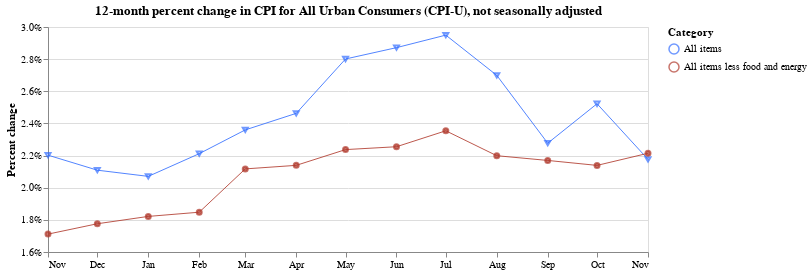

Notebook source saved alongside this figure:
### Code cell
base = alt.Chart(
    two_cats,
    title="12-month percent change in CPI for All Urban Consumers (CPI-U), not seasonally adjusted"
).encode(
    x=alt.X(
        "date:T",
        timeUnit="utcyearmonth",
        axis=alt.Axis(
            title=None,
            labelAngle=0,
            grid=False,
            format="%b"
        )
    ),
    y=alt.Y(
        "pct_change:Q",
        axis=alt.Axis(title="Percent change", format='%'),
        scale=alt.Scale(domain=[0.016, 0.03])
    ),
    color=alt.Color(
        "series_items_name:N",
        legend=alt.Legend(title="Category"),
        scale=alt.Scale(range=["#336EFF", "#B03A2E",])
    )
)

line = base.mark_line(strokeWidth=0.85)
exes = base.transform_filter(alt.datum.series_items_name == 'All items').mark_point(shape="triangle-down", size=25)
points = base.transform_filter(alt.datum.series_items_name == 'All items less food and energy').mark_point(size=25, fill="#B03A2E")

(line + exes + points).properties(width=600, height=225)

### Figure 1 — Vega-Lite specification as saved in the notebook (floating-point values rounded to 4 significant figures)
{"$schema": "https://vega.github.io/schema/vega-lite/v2.6.0.json", "config": {"view": {"height": 300, "width": 400}}, "datasets": {"data-3fc58f6ed809a1589b89c2781127c05e": [{"date": "2017-11-01", "pct_change": 0.02203, "period_abbreviation": "NOV", "period_code": "M11", "period_id": "M11", "period_month": 11, "period_name": "November", "period_type": "monthly", "series_area_code": "0000", "series_area_id": "0000", "series_area_name": "U.S. city average", "series_id": "CUUR0000SA0", "series_items_code": "SA0", "series_items_id": "SA0", "series_items_name": "All items", "series_periodicity_code": "R", "series_periodicity_id": "R", "series_periodicity_name": "Monthly", "series_seasonally_adjusted": false, "series_survey": "All urban consumers", "series_title": "All items in U.S. city average, all urban consumers, not seasonally adjusted", "value": 246.7, "year": 2017}, {"date": "2017-12-01", "pct_change": 0.02109, "period_abbreviation": "DEC", "period_code": "M12", "period_id": "M12", "period_month": 12, "period_name": "December", "period_type": "monthly", "series_area_code": "0000", "series_area_id": "0000", "series_area_name": "U.S. city average", "series_id": "CUUR0000SA0", "series_items_code": "SA0", "series_items_id": "SA0", "series_items_name": "All items", "series_periodicity_code": "R", "series_periodicity_id": "R", "series_periodicity_name": "Monthly", "series_seasonally_adjusted": false, "series_survey": "All urban consumers", "series_title": "All items in U.S. city average, all urban consumers, not seasonally adjusted", "value": 246.5, "year": 2017}, {"date": "2018-01-01", "pct_change": 0.02071, "period_abbreviation": "JAN", "period_code": "M01", "period_id": "M01", "period_month": 1, "period_name": "January", "period_type": "monthly", "series_area_code": "0000", "series_area_id": "0000", "series_area_name": "U.S. city average", "series_id": "CUUR0000SA0", "series_items_code": "SA0", "series_items_id": "SA0", "series_items_name": "All items", "series_periodicity_code": "R", "series_periodicity_id": "R", "series_periodicity_name": "Monthly", "series_seasonally_adjusted": false, "series_survey": "All urban consumers", "series_title": "All items in U.S. city average, all urban consumers, not seasonally adjusted", "value": 247.9, "year": 2018}, {"date": "2018-02-01", "pct_change": 0.02212, "period_abbreviation": "FEB", "period_code": "M02", "period_id": "M02", "period_month": 2, "period_name": "February", "period_type": "monthly", "series_area_code": "0000", "series_area_id": "0000", "series_area_name": "U.S. city average", "series_id": "CUUR0000SA0", "series_items_code": "SA0", "series_items_id": "SA0", "series_items_name": "All items", "series_periodicity_code": "R", "series_periodicity_id": "R", "series_periodicity_name": "Monthly", "series_seasonally_adjusted": false, "series_survey": "All urban consumers", "series_title": "All items in U.S. city average, all urban consumers, not seasonally adjusted", "value": 249.0, "year": 2018}, {"date": "2018-03-01", "pct_change": 0.0236, "period_abbreviation": "MAR", "period_code": "M03", "period_id": "M03", "period_month": 3, "period_name": "March", "period_type": "monthly", "series_area_code": "0000", "series_area_id": "0000", "series_area_name": "U.S. city average", "series_id": "CUUR0000SA0", "series_items_code": "SA0", "series_items_id": "SA0", "series_items_name": "All items", "series_periodicity_code": "R", "series_periodicity_id": "R", "series_periodicity_name": "Monthly", "series_seasonally_adjusted": false, "series_survey": "All urban consumers", "series_title": "All items in U.S. city average, all urban consumers, not seasonally adjusted", "value": 249.6, "year": 2018}, {"date": "2018-04-01", "pct_change": 0.02463, "period_abbreviation": "APR", "period_code": "M04", "period_id": "M04", "period_month": 4, "period_name": "April", "period_type": "monthly", "series_area_code": "0000", "series_area_id": "0000", "series_area_name": "U.S. city average", "series_id": "CUUR0000SA0", "series_items_code": "SA0", "series_items_id": "SA0", "series_items_name": "All items", "series_periodicity_code": "R", "series_periodicity_id": "R", "series_periodicity_name": "Monthly", "series_seasonally_adjusted": false, "series_survey": "All urban consumers", "series_title": "All items in U.S. city average, all urban consumers, not seasonally adjusted", "value": 250.5, "year": 2018}, {"date": "2018-05-01", "pct_change": 0.02801, "period_abbreviation": "MAY", "period_code": "M05", "period_id": "M05", "period_month": 5, "period_name": "May", "period_type": "monthly", "series_area_code": "0000", "series_area_id": "0000", "series_area_name": "U.S. city average", "series_id": "CUUR0000SA0", "series_items_code": "SA0", "series_items_id": "SA0", "series_items_name": "All items", "series_periodicity_code": "R", "series_periodicity_id": "R", "series_periodicity_name": "Monthly", "series_seasonally_adjusted": false, "series_survey": "All urban consumers", "series_title": "All items in U.S. city average, all urban consumers, not seasonally adjusted", "value": 251.6, "year": 2018}, {"date": "2018-06-01", "pct_change": 0.02872, "period_abbreviation": "JUN", "period_code": "M06", "period_id": "M06", "period_month": 6, "period_name": "June", "period_type": "monthly", "series_area_code": "0000", "series_area_id": "0000", "series_area_name": "U.S. city average", "series_id": "CUUR0000SA0", "series_items_code": "SA0", "series_items_id": "SA0", "series_items_name": "All items", "series_periodicity_code": "R", "series_periodicity_id": "R", "series_periodicity_name": "Monthly", "series_seasonally_adjusted": false, "series_survey": "All urban consumers", "series_title": "All items in U.S. city average, all urban consumers, not seasonally adjusted", "value": 252.0, "year": 2018}, {"date": "2018-07-01", "pct_change": 0.0295, "period_abbreviation": "JUL", "period_code": "M07", "period_id": "M07", "period_month": 7, "period_name": "July", "period_type": "monthly", "series_area_code": "0000", "series_area_id": "0000", "series_area_name": "U.S. city average", "series_id": "CUUR0000SA0", "series_items_code": "SA0", "series_items_id": "SA0", "series_items_name": "All items", "series_periodicity_code": "R", "series_periodicity_id": "R", "series_periodicity_name": "Monthly", "series_seasonally_adjusted": false, "series_survey": "All urban consumers", "series_title": "All items in U.S. city average, all urban consumers, not seasonally adjusted", "value": 252.0, "year": 2018}, {"date": "2018-08-01", "pct_change": 0.02699, "period_abbreviation": "AUG", "period_code": "M08", "period_id": "M08", "period_month": 8, "period_name": "August", "period_type": "monthly", "series_area_code": "0000", "series_area_id": "0000", "series_area_name": "U.S. city average", "series_id": "CUUR0000SA0", "series_items_code": "SA0", "series_items_id": "SA0", "series_items_name": "All items", "series_periodicity_code": "R", "series_periodicity_id": "R", "series_periodicity_name": "Monthly", "series_seasonally_adjusted": false, "series_survey": "All urban consumers", "series_title": "All items in U.S. city average, all urban consumers, not seasonally adjusted", "value": 252.1, "year": 2018}, {"date": "2018-09-01", "pct_change": 0.02277, "period_abbreviation": "SEP", "period_code": "M09", "period_id": "M09", "period_month": 9, "period_name": "September", "period_type": "monthly", "series_area_code": "0000", "series_area_id": "0000", "series_area_name": "U.S. city average", "series_id": "CUUR0000SA0", "series_items_code": "SA0", "series_items_id": "SA0", "series_items_name": "All items", "series_periodicity_code": "R", "series_periodicity_id": "R", "series_periodicity_name": "Monthly", "series_seasonally_adjusted": false, "series_survey": "All urban consumers", "series_title": "All items in U.S. city average, all urban consumers, not seasonally adjusted", "value": 252.4, "year": 2018}, {"date": "2018-10-01", "pct_change": 0.02522, "period_abbreviation": "OCT", "period_code": "M10", "period_id": "M10", "period_month": 10, "period_name": "October", "period_type": "monthly", "series_area_code": "0000", "series_area_id": "0000", "series_area_name": "U.S. city average", "series_id": "CUUR0000SA0", "series_items_code": "SA0", "series_items_id": "SA0", "series_items_name": "All items", "series_periodicity_code": "R", "series_periodicity_id": "R", "series_periodicity_name": "Monthly", "series_seasonally_adjusted": false, "series_survey": "All urban consumers", "series_title": "All items in U.S. city average, all urban consumers, not seasonally adjusted", "value": 252.9, "year": 2018}, {"date": "2018-11-01", "pct_change": 0.02177, "period_abbreviation": "NOV", "period_code": "M11", "period_id": "M11", "period_month": 11, "period_name": "November", "period_type": "monthly", "series_area_code": "0000", "series_area_id": "0000", "series_area_name": "U.S. city average", "series_id": "CUUR0000SA0", "series_items_code": "SA0", "series_items_id": "SA0", "series_items_name": "All items", "series_periodicity_code": "R", "series_periodicity_id": "R", "series_periodicity_name": "Monthly", "series_seasonally_adjusted": false, "series_survey": "All urban consumers", "series_title": "All items in U.S. city average, all urban consumers, not seasonally adjusted", "value": 252.0, "year": 2018}, {"date": "2017-11-01", "pct_change": 0.01711, "period_abbreviation": "NOV", "period_code": "M11", "period_id": "M11", "period_month": 11, "period_name": "November", "period_type": "monthly", "series_area_code": "0000", "series_area_id": "0000", "series_area_name": "U.S. city average", "series_id": "CUUR0000SA0L1E", "series_items_code": "SA0L1E", "series_items_id": "SA0L1E", "series_items_name": "All items less food and energy", "series_periodicity_code": "R", "series_periodicity_id": "R", "series_periodicity_name": "Monthly", "series_seasonally_adjusted": false, "series_survey": "All urban consumers", "series_title": "All items less food and energy in U.S. city average, all urban consumers, not seasonally adjusted", "value": 253.5, "year": 2017}, {"date": "2017-12-01", "pct_change": 0.01776, "period_abbreviation": "DEC", "period_code": "M12", "period_id": "M12", "period_month": 12, "period_name": "December", "period_type": "monthly", "series_area_code": "0000", "series_area_id": "0000", "series_area_name": "U.S. city average", "series_id": "CUUR0000SA0L1E", "series_items_code": "SA0L1E", "series_items_id": "SA0L1E", "series_items_name": "All items less food and energy", "series_periodicity_code": "R", "series_periodicity_id": "R", "series_periodicity_name": "Monthly", "series_seasonally_adjusted": false, "series_survey": "All urban consumers", "series_title": "All items less food and energy in U.S. city average, all urban consumers, not seasonally adjusted", "value": 253.6, "year": 2017}, {"date": "2018-01-01", "pct_change": 0.01821, "period_abbreviation": "JAN", "period_code": "M01", "period_id": "M01", "period_month": 1, "period_name": "January", "period_type": "monthly", "series_area_code": "0000", "series_area_id": "0000", "series_area_name": "U.S. city average", "series_id": "CUUR0000SA0L1E", "series_items_code": "SA0L1E", "series_items_id": "SA0L1E", "series_items_name": "All items less food and energy", "series_periodicity_code": "R", "series_periodicity_id": "R", "series_periodicity_name": "Monthly", "series_seasonally_adjusted": false, "series_survey": "All urban consumers", "series_title": "All items less food and energy in U.S. city average, all urban consumers, not seasonally adjusted", "value": 254.6, "year": 2018}, {"date": "2018-02-01", "pct_change": 0.01848, "period_abbreviation": "FEB", "period_code": "M02", "period_id": "M02", "period_month": 2, "period_name": "February", "period_type": "monthly", "series_area_code": "0000", "series_area_id": "0000", "series_area_name": "U.S. city average", "series_id": "CUUR0000SA0L1E", "series_items_code": "SA0L1E", "series_items_id": "SA0L1E", "series_items_name": "All items less food and energy", "series_periodicity_code": "R", "series_periodicity_id": "R", "series_periodicity_name": "Monthly", "series_seasonally_adjusted": false, "series_survey": "All urban consumers", "series_title": "All items less food and energy in U.S. city average, all urban consumers, not seasonally adjusted", "value": 255.8, "year": 2018}, {"date": "2018-03-01", "pct_change": 0.02117, "period_abbreviation": "MAR", "period_code": "M03", "period_id": "M03", "period_month": 3, "period_name": "March", "period_type": "monthly", "series_area_code": "0000", "series_area_id": "0000", "series_area_name": "U.S. city average", "series_id": "CUUR0000SA0L1E", "series_items_code": "SA0L1E", "series_items_id": "SA0L1E", "series_items_name": "All items less food and energy", "series_periodicity_code": "R", "series_periodicity_id": "R", "series_periodicity_name": "Monthly", "series_seasonally_adjusted": false, "series_survey": "All urban consumers", "series_title": "All items less food and energy in U.S. city average, all urban consumers, not seasonally adjusted", "value": 256.6, "year": 2018}, {"date": "2018-04-01", "pct_change": 0.02139, "period_abbreviation": "APR", "period_code": "M04", "period_id": "M04", "period_month": 4, "period_name": "April", "period_type": "monthly", "series_area_code": "0000", "series_area_id": "0000", "series_area_name": "U.S. city average", "series_id": "CUUR0000SA0L1E", "series_items_code": "SA0L1E", "series_items_id": "SA0L1E", "series_items_name": "All items less food and energy", "series_periodicity_code": "R", "series_periodicity_id": "R", "series_periodicity_name": "Monthly", "series_seasonally_adjusted": false, "series_survey": "All urban consumers", "series_title": "All items less food and energy in U.S. city average, all urban consumers, not seasonally adjusted", "value": 257.0, "year": 2018}, {"date": "2018-05-01", "pct_change": 0.02237, "period_abbreviation": "MAY", "period_code": "M05", "period_id": "M05", "period_month": 5, "period_name": "May", "period_type": "monthly", "series_area_code": "0000", "series_area_id": "0000", "series_area_name": "U.S. city average", "series_id": "CUUR0000SA0L1E", "series_items_code": "SA0L1E", "series_items_id": "SA0L1E", "series_items_name": "All items less food and energy", "series_periodicity_code": "R", "series_periodicity_id": "R", "series_periodicity_name": "Monthly", "series_seasonally_adjusted": false, "series_survey": "All urban consumers", "series_title": "All items less food and energy in U.S. city average, all urban consumers, not seasonally adjusted", "value": 257.5, "year": 2018}, {"date": "2018-06-01", "pct_change": 0.02255, "period_abbreviation": "JUN", "period_code": "M06", "period_id": "M06", "period_month": 6, "period_name": "June", "period_type": "monthly", "series_area_code": "0000", "series_area_id": "0000", "series_area_name": "U.S. city average", "series_id": "CUUR0000SA0L1E", "series_items_code": "SA0L1E", "series_items_id": "SA0L1E", "series_items_name": "All items less food and energy", "series_periodicity_code": "R", "series_periodicity_id": "R", "series_periodicity_name": "Monthly", "series_seasonally_adjusted": false, "series_survey": "All urban consumers", "series_title": "All items less food and energy in U.S. city average, all urban consumers, not seasonally adjusted", "value": 257.7, "year": 2018}, {"date": "2018-07-01", "pct_change": 0.02354, "period_abbreviation": "JUL", "period_code": "M07", "period_id": "M07", "period_month": 7, "period_name": "July", "period_type": "monthly", "series_area_code": "0000", "series_area_id": "0000", "series_area_name": "U.S. city average", "series_id": "CUUR0000SA0L1E", "series_items_code": "SA0L1E", "series_items_id": "SA0L1E", "series_items_name": "All items less food and energy", "series_periodicity_code": "R", "series_periodicity_id": "R", "series_periodicity_name": "Monthly", "series_seasonally_adjusted": false, "series_survey": "All urban consumers", "series_title": "All items less food and energy in U.S. city average, all urban consumers, not seasonally adjusted", "value": 257.9, "year": 2018}, {"date": "2018-08-01", "pct_change": 0.02199, "period_abbreviation": "AUG", "period_code": "M08", "period_id": "M08", "period_month": 8, "period_name": "August", "period_type": "monthly", "series_area_code": "0000", "series_area_id": "0000", "series_area_name": "U.S. city average", "series_id": "CUUR0000SA0L1E", "series_items_code": "SA0L1E", "series_items_id": "SA0L1E", "series_items_name": "All items less food and energy", "series_periodicity_code": "R", "series_periodicity_id": "R", "series_periodicity_name": "Monthly", "series_seasonally_adjusted": false, "series_survey": "All urban consumers", "series_title": "All items less food and energy in U.S. city average, all urban consumers, not seasonally adjusted", "value": 258.0, "year": 2018}, {"date": "2018-09-01", "pct_change": 0.0217, "period_abbreviation": "SEP", "period_code": "M09", "period_id": "M09", "period_month": 9, "period_name": "September", "period_type": "monthly", "series_area_code": "0000", "series_area_id": "0000", "series_area_name": "U.S. city average", "series_id": "CUUR0000SA0L1E", "series_items_code": "SA0L1E", "series_items_id": "SA0L1E", "series_items_name": "All items less food and energy", "series_periodicity_code": "R", "series_periodicity_id": "R", "series_periodicity_name": "Monthly", "series_seasonally_adjusted": false, "series_survey": "All urban consumers", "series_title": "All items less food and energy in U.S. city average, all urban consumers, not seasonally adjusted", "value": 258.4, "year": 2018}, {"date": "2018-10-01", "pct_change": 0.02139, "period_abbreviation": "OCT", "period_code": "M10", "period_id": "M10", "period_month": 10, "period_name": "October", "period_type": "monthly", "series_area_code": "0000", "series_area_id": "0000", "series_area_name": "U.S. city average", "series_id": "CUUR0000SA0L1E", "series_items_code": "SA0L1E", "series_items_id": "SA0L1E", "series_items_name": "All items less food and energy", "series_periodicity_code": "R", "series_periodicity_id": "R", "series_periodicity_name": "Monthly", "series_seasonally_adjusted": false, "series_survey": "All urban consumers", "series_title": "All items less food and energy in U.S. city average, all urban consumers, not seasonally adjusted", "value": 259.1, "year": 2018}, {"date": "2018-11-01", "pct_change": 0.02214, "period_abbreviation": "NOV", "period_code": "M11", "period_id": "M11", "period_month": 11, "period_name": "November", "period_type": "monthly", "series_area_code": "0000", "series_area_id": "0000", "series_area_name": "U.S. city average", "series_id": "CUUR0000SA0L1E", "series_items_code": "SA0L1E", "series_items_id": "SA0L1E", "series_items_name": "All items less food and energy", "series_periodicity_code": "R", "series_periodicity_id": "R", "series_periodicity_name": "Monthly", "series_seasonally_adjusted": false, "series_survey": "All urban consumers", "series_title": "All items less food and energy in U.S. city average, all urban consumers, not seasonally adjusted", "value": 259.1, "year": 2018}]}, "height": 225, "layer": [{"data": {"name": "data-3fc58f6ed809a1589b89c2781127c05e"}, "encoding": {"color": {"field": "series_items_name", "legend": {"title": "Category"}, "scale": {"range": ["#336EFF", "#B03A2E"]}, "type": "nominal"}, "x": {"axis": {"format": "%b", "grid": false, "labelAngle": 0, "title": null}, "field": "date", "timeUnit": "utcyearmonth", "type": "temporal"}, "y": {"axis": {"format": "%", "title": "Percent change"}, "field": "pct_change", "scale": {"domain": [0.016, 0.03]}, "type": "quantitative"}}, "mark": {"strokeWidth": 0.85, "type": "line"}, "title": "12-month percent change in CPI for All Urban Consumers (CPI-U), not seasonally adjusted"}, {"data": {"name": "data-3fc58f6ed809a1589b89c2781127c05e"}, "encoding": {"color": {"field": "series_items_name", "legend": {"title": "Category"}, "scale": {"range": ["#336EFF", "#B03A2E"]}, "type": "nominal"}, "x": {"axis": {"format": "%b", "grid": false, "labelAngle": 0, "title": null}, "field": "date", "timeUnit": "utcyearmonth", "type": "temporal"}, "y": {"axis": {"format": "%", "title": "Percent change"}, "field": "pct_change", "scale": {"domain": [0.016, 0.03]}, "type": "quantitative"}}, "mark": {"shape": "triangle-down", "size": 25, "type": "point"}, "title": "12-month percent change in CPI for All Urban Consumers (CPI-U), not seasonally adjusted", "transform": [{"filter": "(datum.series_items_name === 'All items')"}]}, {"data": {"name": "data-3fc58f6ed809a1589b89c2781127c05e"}, "encoding": {"color": {"field": "series_items_name", "legend": {"title": "Category"}, "scale": {"range": ["#336EFF", "#B03A2E"]}, "type": "nominal"}, "x": {"axis": {"format": "%b", "grid": false, "labelAngle": 0, "title": null}, "field": "date", "timeUnit": "utcyearmonth", "type": "temporal"}, "y": {"axis": {"format": "%", "title": "Percent change"}, "field": "pct_change", "scale": {"domain": [0.016, 0.03]}, "type": "quantitative"}}, "mark": {"fill": "#B03A2E", "size": 25, "type": "point"}, "title": "12-month percent change in CPI for All Urban Consumers (CPI-U), not seasonally adjusted", "transform": [{"filter": "(datum.series_items_name === 'All items less food and energy')"}]}], "width": 600}
